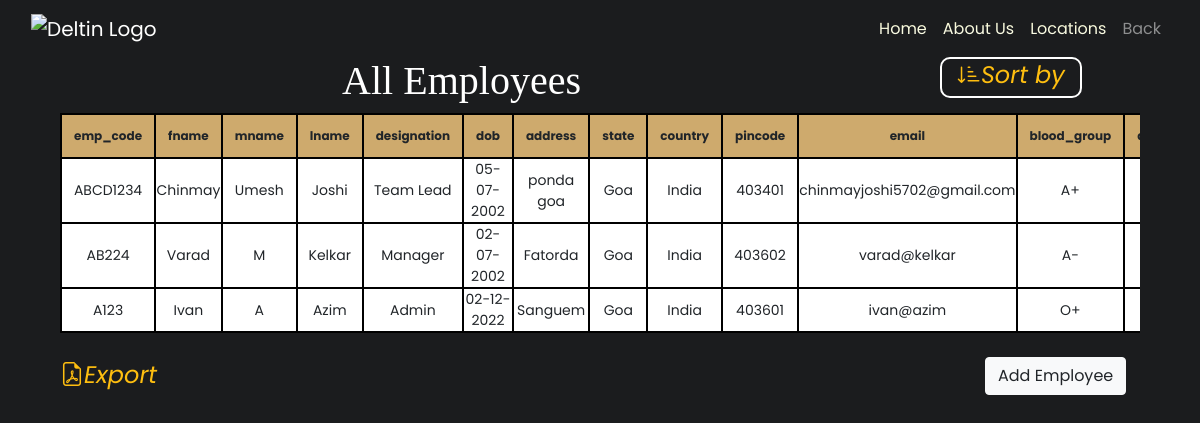
The page /views/hrm/employee_table.php (signed in) on the database its author committed.
### tables this page shows
CREATE TABLE `employee` (
  `emp_id` int(11) NOT NULL,
  `emp_code` varchar(10) NOT NULL,
  `fname` varchar(10) NOT NULL,
  `mname` varchar(10) NOT NULL,
  `lname` varchar(10) NOT NULL,
  `designation` int(11) NOT NULL,
  `dob` date NOT NULL,
  `address` varchar(100) NOT NULL,
  `state` varchar(10) NOT NULL,
  `country` varchar(10) NOT NULL,
  `pincode` int(11) NOT NULL,
  `email` varchar(255) DEFAULT NULL,
  `blood_group` varchar(4) DEFAULT NULL,
  `department` varchar(15) DEFAULT NULL,
  `joining_date` date DEFAULT NULL,
  `aadhaar_number` int(11) NOT NULL,
  `salary` float DEFAULT NULL,
  `acc_id` int(11) DEFAULT NULL,
  `role` int(11) DEFAULT NULL
);

CREATE TABLE `employee_designation` (
  `id` int(11) NOT NULL,
  `designation` varchar(20) DEFAULT NULL
);

### views/hrm/employee_table.php (the view, shortened to what this page needs)
<?php include('../../controllers/employee_controller.php');
?>
<!doctype html>
<html lang="en">
<head>
    <link rel="stylesheet" href="https://cdn.jsdelivr.net/npm/bootstrap@4.4.1/dist/css/bootstrap.min.css"
>
    <link rel="stylesheet" href="https://cdn.jsdelivr.net/npm/bootstrap-icons@1.10.2/font/bootstrap-icons.css">
    <link rel="stylesheet" type="text/css" href="../../css/AccommodationView.css">
    <link rel="stylesheet" href="../../css/style1.css">
</head>
<body>
<nav class="navbar  navbar-expand-lg navbar-dark f4 lh-copy pa3 fw4">
        <div class="container-fluid">
            <a class="navbar-brand" href="../dashboard.php">
                <img src="" alt="Deltin Logo" class="d-inline-block align-text-top">
            </a>
            <div class="offcanvas offcanvas-end text-bg-dark" tabindex="-1" id="offcanvasNavbar"
                aria-labelledby="offcanvasNavbarLabel">
                <div class="offcanvas-body">
                    <ul class="navbar-nav justify-content-end flex-grow-1 pe-3">
                        <li class="nav-item">
                            <a class="nav-link active" aria-current="page" href="../dashboard.php">Home</a>
                        </li>
                        <li class="nav-item">
                            <a class="nav-link active" href="../aboutus.html" target="_blank">About Us</a>
                        </li>
                        <li class="nav-item">
                            <a class="nav-link active" href="#" target="_blank">Locations</a>
                        </li>
                        <li class="nav-item">
                            <a class="nav-link active1" id="adminlogin" onmouseover="this.style.cursor='pointer'" onclick=history.back()>Back</a>
                        </li>
                    </ul>
                </div>
            </div>
        </div>
    </nav>
    <div class="" style="margin: 0% 5.1%;">
        <div class="row">
            <div class="col-9">
                <h1 class="text-center">All Employees</h1>
            </div>
            <div class="col ml-5 sort">
                <a class="button" role="button" href="#">
                    <i class="bi bi-sort-down-alt" style="font-size: 1.5rem; color: white;">Sort by</i>
                </a>
            </div>
        </div>
    </div>
    <div class="table-div">
        <div class="table-responsive bg-white">
                <?php $results = mysqli_query($conn, "SELECT * FROM employee JOIN employee_designation ON employee_designation.id = employee.designation"); ?>
            <table class="table table-hover m-0">
                <thead style="border: 2px solid black;">
                    <tr>
                    <th>emp_code </th>
                            <th>fname </th>
                            <th>mname </th>
                            <th>lname </th>
                            <th>designation </th>
                            <th>dob </th>
                            <th>address </th>
                            <th>state </th>
                            <th>country </th>
                            <th>pincode </th>
                            <th>email </th>
                            <th>blood_group </th>
                            <th>department </th>
                </thead>
                <tbody>
                <?php while ($row = mysqli_fetch_array($results)) { ?>
                    <?php $desigid = $row['designation'];
                    $queryEmployeeDesig = mysqli_query($conn, "SELECT * FROM employee_designation where designation='$desigid'");
                    $EmployeeDesig_row = mysqli_fetch_assoc($queryEmployeeDesig);
					?>
                    <tr>
                        <td>
                            <?php echo $row['emp_code']; ?>
                        </td>
                        <td>
                            <?php echo $row['fname']; ?>
                        </td>
                        <td>
                            <?php echo $row['mname']; ?>
                        </td>
                        <td>
                            <?php echo $row['lname']; ?>
                        </td>
                        <td>
                            <?php echo $EmployeeDesig_row['designation']; ?>
                        </td>
                        <td>
                            <?php echo date('d-m-Y', strtotime($row['dob'])); ?>
                        </td>
                        <td>
                            <?php echo $row['address']; ?>
                        </td>
                        <td>
                            <?php echo $row['state']; ?>
                        </td>
                        <td>
                            <?php echo $row['country']; ?>
                        </td>
                        <td>
                            <?php echo $row['pincode']; ?>
                        </td>
                        <td>
                            <?php echo $row['email']; ?>
                        </td>
                        <td>
                            <?php echo $row['blood_group']; ?>
                        </td>
                        <td>
                        </td>
                    </tr>
                    <?php } ?>
                </table>
        </div>
    </div>
    <div class="" style="margin:2% 5%;">
        <div class="row">
            <div class="col-2">
                <a role="button" href="#" target="_blank" rel="noopener noreferrer">
                    <i class="bi bi-file-earmark-pdf" style="font-size: 1.5rem; color: white;">Export</i>
                </a>
            </div>
            <div class="col-8">
            </div>
            <div class="col-2">
                <a role="button" class="btn btn-light" href="employee.php">
                    Add Employee
                </a>
            </div>
        </div>
    </div>
</body>
</html>

### css/AccommodationView.css (style rules this page uses)
body { font-family: 'Poppins', sans-serif; font-weight: 400; -webkit-font-smoothing: antialiased; text-rendering: optimizeLegibility; -moz-osx-font-smoothing: grayscale; background-color: antiquewhite; }
h1 { color: white; text-align: center; font-family: theSeasons; }
th { border: 2px solid black; background-color: #ceaa6d; font-size: 12px; }
table { color: black; text-align: center; font-family: poppins; }
table td { padding: 0px !important; vertical-align: middle !important; }
.table-div { margin: 0% 5%; }
thead tr th, tbody tr td { border: 2px solid black; }
td { font-size: 14px; }
body { background: #1b1c1e; }
.sort>a { padding: 7px 15px; border: 2px solid white; border-radius: 10px; }
nav { font-family: poppins; font-size: 16px !important; }
.active { background: -webkit-linear-gradient(#f5f5c4, #fdfff9); -webkit-background-clip: text; -webkit-text-fill-color: transparent; }
.active1 { color: black; border-radius: 10px; }

### css/style1.css (style rules this page uses)
.active { background: -webkit-linear-gradient(#f5f5c4, #fdfff9); -webkit-background-clip: text; -webkit-text-fill-color: transparent; }
a:link { text-decoration: none; }
.bi { color: #FEBE10 !important; }

### rows shown on the page
employee: emp_code "ABCD1234", fname "Chinmay", mname "Umesh", lname "Joshi", designation.designation "Team Lead", dob "05-07-2002", address "ponda goa", state "Goa", country "India", pincode "403401", email "chinmayjoshi5702@gmail.com", blood_group "A+"
employee: emp_code "AB224", fname "Varad", mname "M", lname "Kelkar", designation.designation "Manager", dob "02-07-2002", address "Fatorda", state "Goa", country "India", pincode "403602", email "varad@kelkar", blood_group "A-"
employee: emp_code "A123", fname "Ivan", mname "A", lname "Azim", designation.designation "Admin", dob "02-12-2022", address "Sanguem", state "Goa", country "India", pincode "403601", email "ivan@azim", blood_group "O+"
